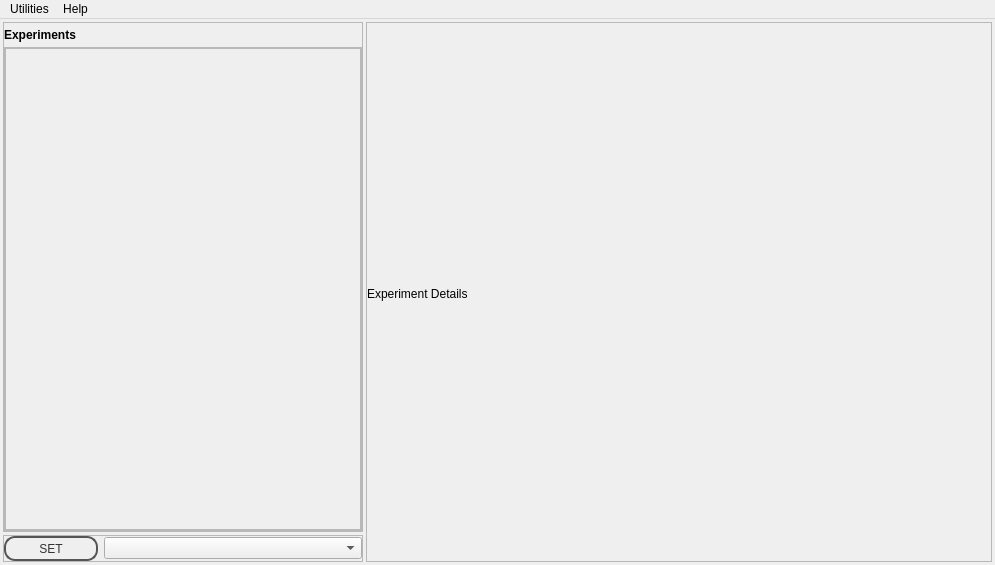
<?xml version="1.0" encoding="UTF-8"?>
<ui version="4.0">
 <class>MainWindow</class>
 <widget class="QMainWindow" name="MainWindow">
  <property name="geometry">
   <rect>
    <x>0</x>
    <y>0</y>
    <width>995</width>
    <height>565</height>
   </rect>
  </property>
  <property name="windowTitle">
   <string> FOSSASIA PSLab: Control Panel</string>
  </property>
  <property name="styleSheet">
   <string notr="true">QPushButton {
color: #333;
border: 2px solid #555;
border-radius: 11px;
padding: 5px;
background: qradialgradient(cx: 0.3, cy: -0.4,
fx: 0.3, fy: -0.4,
radius: 1.35, stop: 0 #fff, stop: 1 #888);
min-width: 80px;
}

QPushButton:pressed {
background: qradialgradient(cx: 0.4, cy: -0.1,
fx: 0.4, fy: -0.1,
radius: 1.35, stop: 0 #fff, stop: 1 #ddd);
}

QFrame.PeripheralCollection{
border-top-left-radius: 5px;
border-top-right-radius: 5px;
border: 1px solid black;
background: qlineargradient(x1: 0, y1: 0, x2: 0, y2: 1,
stop: 0 #6af, stop: 0.1 #689);
}
QFrame.PeripheralCollection QLabel {
color: white;
font-weight: bold;
}

QFrame.PeripheralCollectionInner {
background: qlineargradient(x1: 0, y1: 0, x2: 0, y2: 1,
stop: 0 #abe, stop: 0.7 #aba);
border: none;
border-top: 1px solid black;
}

QFrame.PeripheralCollectionInner QLabel{
color: black;
}

QWidget.PeripheralCollectionInner {
background: qlineargradient(x1: 0, y1: 0, x2: 0, y2: 1,
stop: 0 #abe, stop: 0.7 #aba);
border: none;
border-top: 1px solid black;
}



QWidget.PeripheralCollectionInner {
background: qlineargradient(x1: 0, y1: 0, x2: 0, y2: 1,
stop: 0 #abe, stop: 0.7 #aba);
border: none;
border-top: 1px solid black;
}

QWidget.PeripheralCollectionInner QLabel{
color: black;
}

#SCF2,#SCF1
{
background: qlineargradient(x1: 0, y1: 0, x2: 0, y2: 1,
stop: 0 #abe, stop: 0.7 #aba);
}




</string>
  </property>
  <widget class="QWidget" name="centralwidget">
   <property name="styleSheet">
    <string notr="true"/>
   </property>
   <layout class="QHBoxLayout" name="horizontalLayout_2">
    <property name="spacing">
     <number>3</number>
    </property>
    <property name="margin">
     <number>3</number>
    </property>
    <item>
     <layout class="QVBoxLayout" name="verticalLayout">
      <item>
       <widget class="QFrame" name="experimentFrameOuter">
        <property name="sizePolicy">
         <sizepolicy hsizetype="Preferred" vsizetype="Preferred">
          <horstretch>0</horstretch>
          <verstretch>0</verstretch>
         </sizepolicy>
        </property>
        <property name="minimumSize">
         <size>
          <width>360</width>
          <height>0</height>
         </size>
        </property>
        <property name="maximumSize">
         <size>
          <width>360</width>
          <height>16777215</height>
         </size>
        </property>
        <property name="styleSheet">
         <string notr="true"/>
        </property>
        <property name="frameShape">
         <enum>QFrame::StyledPanel</enum>
        </property>
        <property name="frameShadow">
         <enum>QFrame::Raised</enum>
        </property>
        <property name="class" stdset="0">
         <string>PeripheralCollection</string>
        </property>
        <layout class="QVBoxLayout" name="verticalLayout_5">
         <property name="spacing">
          <number>5</number>
         </property>
         <property name="leftMargin">
          <number>0</number>
         </property>
         <property name="topMargin">
          <number>5</number>
         </property>
         <property name="rightMargin">
          <number>0</number>
         </property>
         <property name="bottomMargin">
          <number>0</number>
         </property>
         <item>
          <widget class="QLabel" name="label_4">
           <property name="sizePolicy">
            <sizepolicy hsizetype="Preferred" vsizetype="Maximum">
             <horstretch>0</horstretch>
             <verstretch>0</verstretch>
            </sizepolicy>
           </property>
           <property name="font">
            <font>
             <weight>75</weight>
             <bold>true</bold>
            </font>
           </property>
           <property name="text">
            <string>Experiments</string>
           </property>
          </widget>
         </item>
         <item>
          <widget class="QScrollArea" name="scrollArea_4">
           <property name="sizePolicy">
            <sizepolicy hsizetype="Preferred" vsizetype="Expanding">
             <horstretch>0</horstretch>
             <verstretch>0</verstretch>
            </sizepolicy>
           </property>
           <property name="styleSheet">
            <string notr="true"/>
           </property>
           <property name="widgetResizable">
            <bool>true</bool>
           </property>
           <widget class="QWidget" name="SCF1">
            <property name="geometry">
             <rect>
              <x>0</x>
              <y>0</y>
              <width>356</width>
              <height>466</height>
             </rect>
            </property>
            <property name="styleSheet">
             <string notr="true"/>
            </property>
            <property name="class" stdset="0">
             <string>PeripheralCollectionInner</string>
            </property>
            <layout class="QGridLayout" name="gridLayout_5">
             <property name="margin">
              <number>0</number>
             </property>
             <property name="spacing">
              <number>0</number>
             </property>
             <item row="0" column="0">
              <widget class="QFrame" name="frame_5">
               <property name="frameShape">
                <enum>QFrame::StyledPanel</enum>
               </property>
               <property name="frameShadow">
                <enum>QFrame::Raised</enum>
               </property>
               <layout class="QGridLayout" name="gridLayout_7">
                <property name="leftMargin">
                 <number>0</number>
                </property>
                <property name="topMargin">
                 <number>5</number>
                </property>
                <property name="rightMargin">
                 <number>0</number>
                </property>
                <property name="bottomMargin">
                 <number>0</number>
                </property>
                <property name="spacing">
                 <number>5</number>
                </property>
                <item row="0" column="0">
                 <layout class="QGridLayout" name="ExperimentLayout">
                  <property name="margin">
                   <number>5</number>
                  </property>
                  <property name="spacing">
                   <number>7</number>
                  </property>
                 </layout>
                </item>
               </layout>
              </widget>
             </item>
            </layout>
           </widget>
          </widget>
         </item>
        </layout>
       </widget>
      </item>
      <item>
       <widget class="QFrame" name="frame_2">
        <property name="sizePolicy">
         <sizepolicy hsizetype="Preferred" vsizetype="Maximum">
          <horstretch>0</horstretch>
          <verstretch>0</verstretch>
         </sizepolicy>
        </property>
        <property name="minimumSize">
         <size>
          <width>360</width>
          <height>0</height>
         </size>
        </property>
        <property name="maximumSize">
         <size>
          <width>360</width>
          <height>16777215</height>
         </size>
        </property>
        <property name="frameShape">
         <enum>QFrame::StyledPanel</enum>
        </property>
        <property name="frameShadow">
         <enum>QFrame::Raised</enum>
        </property>
        <layout class="QHBoxLayout" name="horizontalLayout">
         <property name="margin">
          <number>0</number>
         </property>
         <item>
          <widget class="QPushButton" name="pushButton">
           <property name="minimumSize">
            <size>
             <width>94</width>
             <height>0</height>
            </size>
           </property>
           <property name="maximumSize">
            <size>
             <width>50</width>
             <height>25</height>
            </size>
           </property>
           <property name="text">
            <string>SET</string>
           </property>
          </widget>
         </item>
         <item>
          <widget class="QComboBox" name="deviceCombo"/>
         </item>
        </layout>
       </widget>
      </item>
     </layout>
    </item>
    <item>
     <widget class="QFrame" name="helpFrameOuter">
      <property name="sizePolicy">
       <sizepolicy hsizetype="Expanding" vsizetype="Preferred">
        <horstretch>0</horstretch>
        <verstretch>0</verstretch>
       </sizepolicy>
      </property>
      <property name="frameShape">
       <enum>QFrame::StyledPanel</enum>
      </property>
      <property name="frameShadow">
       <enum>QFrame::Raised</enum>
      </property>
      <property name="class" stdset="0">
       <string>PeripheralCollection</string>
      </property>
      <layout class="QVBoxLayout" name="verticalLayout_2">
       <property name="spacing">
        <number>5</number>
       </property>
       <property name="leftMargin">
        <number>0</number>
       </property>
       <property name="topMargin">
        <number>4</number>
       </property>
       <property name="rightMargin">
        <number>0</number>
       </property>
       <property name="bottomMargin">
        <number>0</number>
       </property>
       <item>
        <widget class="QLabel" name="helpTitle">
         <property name="sizePolicy">
          <sizepolicy hsizetype="Preferred" vsizetype="Maximum">
           <horstretch>0</horstretch>
           <verstretch>0</verstretch>
          </sizepolicy>
         </property>
         <property name="text">
          <string>Experiment Details</string>
         </property>
        </widget>
       </item>
       <item>
        <layout class="QVBoxLayout" name="helpLayout"/>
       </item>
      </layout>
     </widget>
    </item>
   </layout>
  </widget>
  <widget class="QMenuBar" name="menubar">
   <property name="geometry">
    <rect>
     <x>0</x>
     <y>0</y>
     <width>995</width>
     <height>25</height>
    </rect>
   </property>
   <widget class="QMenu" name="menuUtilities">
    <property name="title">
     <string>Utilities</string>
    </property>
    <addaction name="actionIPython_Console"/>
    <addaction name="actionReset_Device"/>
   </widget>
   <widget class="QMenu" name="menuHelp">
    <property name="title">
     <string>Help</string>
    </property>
    <addaction name="actionIPython"/>
   </widget>
   <addaction name="menuUtilities"/>
   <addaction name="menuHelp"/>
  </widget>
  <action name="actionIPython_Console">
   <property name="text">
    <string>iPython Console</string>
   </property>
  </action>
  <action name="actionIPython">
   <property name="text">
    <string>iPython Console</string>
   </property>
  </action>
  <action name="actionReset_Device">
   <property name="text">
    <string>Reset Device</string>
   </property>
  </action>
 </widget>
 <resources/>
 <connections>
  <connection>
   <sender>pushButton</sender>
   <signal>clicked()</signal>
   <receiver>MainWindow</receiver>
   <slot>selectDevice()</slot>
   <hints>
    <hint type="sourcelabel">
     <x>89</x>
     <y>558</y>
    </hint>
    <hint type="destinationlabel">
     <x>294</x>
     <y>328</y>
    </hint>
   </hints>
  </connection>
  <connection>
   <sender>actionIPython_Console</sender>
   <signal>triggered()</signal>
   <receiver>MainWindow</receiver>
   <slot>addConsole()</slot>
   <hints>
    <hint type="sourcelabel">
     <x>-1</x>
     <y>-1</y>
    </hint>
    <hint type="destinationlabel">
     <x>499</x>
     <y>282</y>
    </hint>
   </hints>
  </connection>
  <connection>
   <sender>actionIPython</sender>
   <signal>triggered()</signal>
   <receiver>MainWindow</receiver>
   <slot>ipythonHelp()</slot>
   <hints>
    <hint type="sourcelabel">
     <x>-1</x>
     <y>-1</y>
    </hint>
    <hint type="destinationlabel">
     <x>499</x>
     <y>282</y>
    </hint>
   </hints>
  </connection>
  <connection>
   <sender>actionReset_Device</sender>
   <signal>triggered()</signal>
   <receiver>MainWindow</receiver>
   <slot>resetDevice()</slot>
   <hints>
    <hint type="sourcelabel">
     <x>-1</x>
     <y>-1</y>
    </hint>
    <hint type="destinationlabel">
     <x>499</x>
     <y>282</y>
    </hint>
   </hints>
  </connection>
 </connections>
 <slots>
  <slot>run_exp()</slot>
  <slot>selectDevice()</slot>
  <slot>addConsole()</slot>
  <slot>ipythonHelp()</slot>
  <slot>resetDevice()</slot>
 </slots>
</ui>
